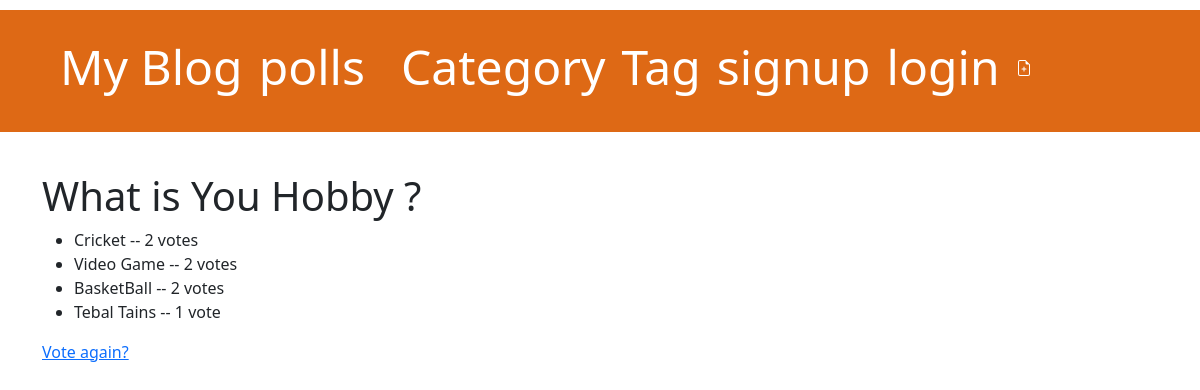
/polls/f34d6d45-1b74-4413-8f91-78777f857055/results/, run on an earlier commit of the app's database.
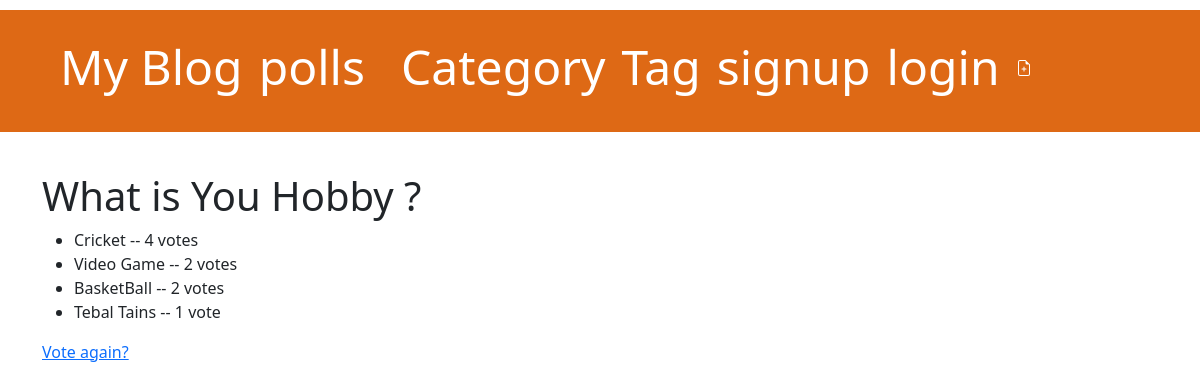
And on a later commit of the database.
### polls/models.py (models this page shows, shortened)
class Choice(models.Model):
    Question = models.ForeignKey(Question,on_delete=models.CASCADE)
    choice_text = models.CharField(max_length=200)
    votes = models.IntegerField(default=0)
    slug = models.SlugField(unique=True,default=uuid.uuid4)

### polls/views.py (the view)
# urls.py: path("<slug:slug>/results/", views.ResultsView.as_view(), name="results"),
class ResultsView(generic.DetailView):
    model = Question
    template_name = "polls/results.html"

### polls/templates/polls/results.html (shortened to what this page needs)
{% extends 'polls/index.html' %}
{% block content %}
<h1>{{ question.question_text }}</h1>
<ul>
{% for choice in question.choice_set.all %}
    <li>{{ choice.choice_text }} -- {{ choice.votes }} vote{{ choice.votes|pluralize }}</li>
{% endfor %}
</ul>
<a href="{% url 'polls:detail' question.slug %}">Vote again?</a>
{% endblock %}

What changed in the data, as far as the page shows it:
changed Choice "Cricket": votes "2" → "4"
